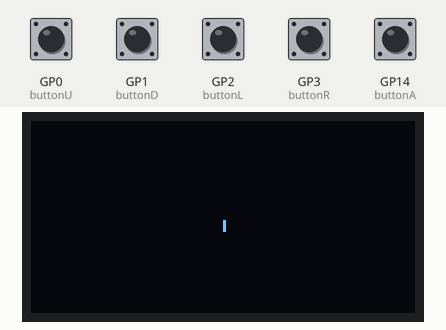
Recording of a program running on a simulated Raspberry Pi Pico running MicroPython. Shown: 128×64 one-colour display. The test bench sets the inputs (shaded band); at power-on: GP0 (buttonU), GP1 (buttonD), GP2 (buttonL), GP3 (buttonR), GP14 (buttonA) HIGH. Random numbers come from a fixed seed; threads take turns every 2 ms; library files of the repository ran but are not shown: ssd1306.py; what the program prints to the serial console is not drawn.

Above: at 1.4 s.
1.5 s: GP0 (buttonU) pulled LOW for 0.3 s
4.5 s: GP1 (buttonD) pulled LOW for 0.3 s
7.8 s: GP2 (buttonL) pulled LOW for 0.3 s
9.7 s: GP3 (buttonR) pulled LOW for 0.3 s
13.0 s: GP0 (buttonU) pulled LOW for 1 s
At 14.27 s:
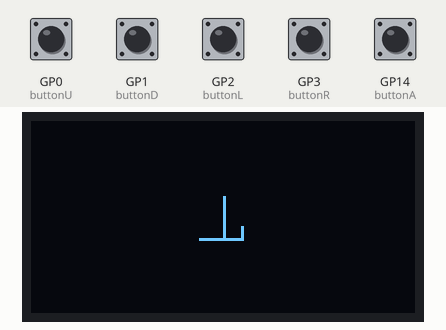
15.5 s: GP1 (buttonD) pulled LOW for 1 s
At 19.92 s:
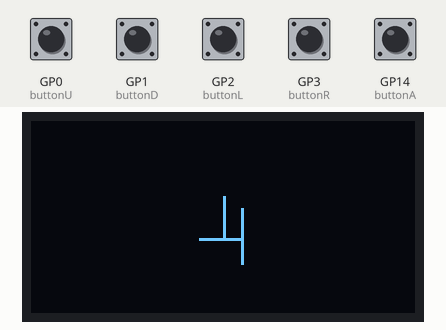
Timing chart, 0 to 20.5 s (numbered marks = the images above; inputs shaded):
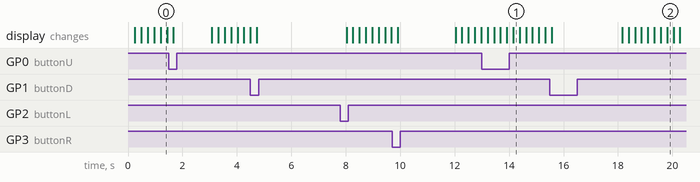

The program:

5-2_boundary.py
```python
from machine import Pin, I2C
from ssd1306 import SSD1306_I2C
from time import sleep
import _thread , random

oled = SSD1306_I2C(128, 64, I2C(0,sda=Pin(20), scl=Pin(21), freq=40000))

buttonU = Pin(0, Pin.IN, Pin.PULL_UP)
buttonD = Pin(1, Pin.IN, Pin.PULL_UP)
buttonL = Pin(2, Pin.IN, Pin.PULL_UP)
buttonR = Pin(3, Pin.IN, Pin.PULL_UP)
buttonA = Pin(14, Pin.IN, Pin.PULL_UP)
buttonB = Pin(15, Pin.IN, Pin.PULL_UP)
direction = random.randint(0,4)
print(direction)
x = 64
y = 32

def direction_thread():
    global direction
    while True:
        if buttonR.value() == 0:direction = 0
        if buttonD.value() == 0:direction = 1
        if buttonL.value() == 0:direction = 2
        if buttonU.value() == 0:direction = 3
        sleep(0.14)

_thread.start_new_thread(direction_thread, ())

while True:
    if direction == 0:x = x + 1
    if direction == 1:y = y + 1
    if direction == 2:x = x - 1
    if direction == 3:y = y - 1
    if x > 127 : x = 0
    if x < 0 : x = 127
    if y > 63 : y = 0
    if y < 0 : y = 63
    oled.pixel(x,y,1)
    if buttonA.value() == 0 and buttonB.value() == 0:break
    oled.show()
```
